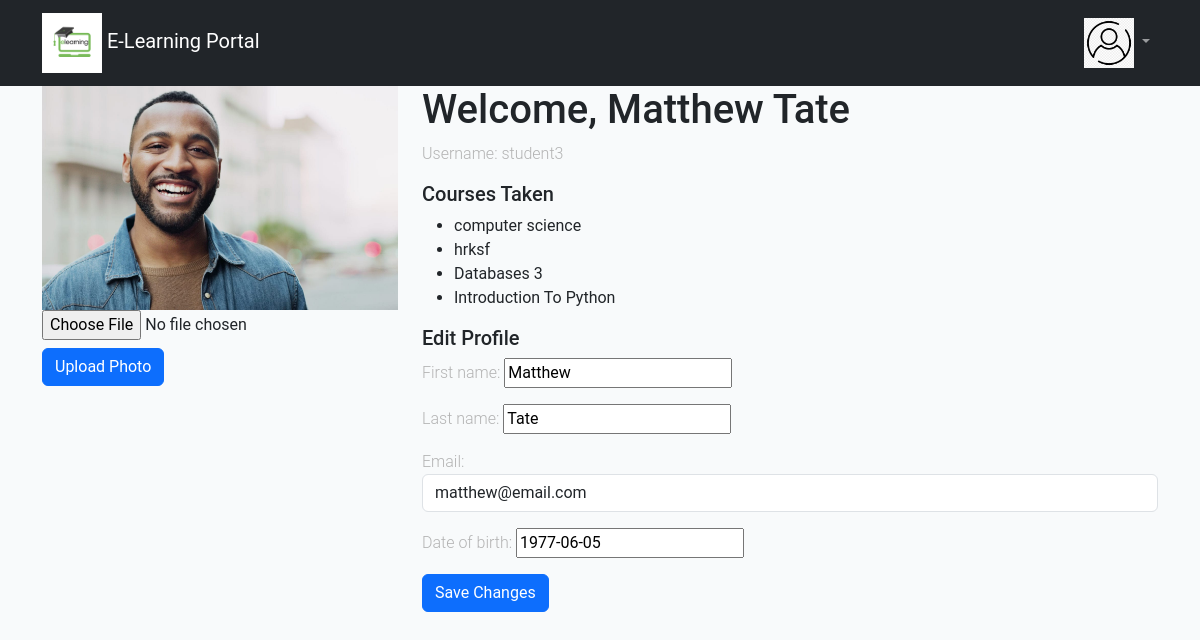
The app's page /profile/ (signed in) with its own data.
### elearn/models.py (models this page shows, shortened)
class Student(models.Model):
    user = models.OneToOneField(User, on_delete=models.CASCADE, related_name='student')
    first_name = models.CharField(max_length = 50)
    last_name = models.CharField(max_length = 50)
    courses_taken = models.ManyToManyField(Course, related_name='students')
    profile_photo=models.ImageField(upload_to='profile_photo/',blank=True, null=True)
    date_of_birth = models.DateField(blank=True, null=True)

class User(AbstractUser):
    is_admin= models.BooleanField('Is admin', default=False)
    is_teacher = models.BooleanField('Is teacher', default=False)
    is_student = models.BooleanField('Is student', default=False)

class Course(models.Model):
    name = models.CharField(max_length=100)
    description = models.TextField(default="Description of Course")

### elearn/views.py (the view)
# urls.py: path('profile/', views.profile, name='profile'),
def profile(request):
    user = request.user
    if user.is_authenticated:
        if hasattr(user, 'teacher'):
            user_type = 'teacher'
            profile_info = user.teacher
            profile_photo = profile_info.profile_photo
            courses = profile_info.courses_taught.all()
            form_class = TeacherProfileForm
        elif hasattr(user, 'student'):
            user_type = 'student'
            profile_info = user.student
            profile_photo = profile_info.profile_photo
            courses = profile_info.courses_taken.all()
            form_class = StudentProfileForm
        else:
            user_type = None
            profile_info = None
            profile_photo = None
            courses = None
            form_class = None
        if request.method == 'POST':
            if 'photo_upload' in request.POST:
                if 'profile_photo' in request.FILES:
                    profile_info.profile_photo = request.FILES['profile_photo']
                    profile_info.save()
            else:
                form = form_class(request.POST, instance=profile_info)
                if form.is_valid():
                    form.save()
            return redirect('profile')
        else:
            form = form_class(instance=profile_info)
        return render(request, 'elearn/profile.html', {
            'user_type': user_type,
            'profile_info': profile_info,
            'profile_photo': profile_photo,
            'courses': courses,
            'form': form
            })
    else:
        return render(request, 'elearn/error.html', {'message': 'You must be logged in as a teacher to access this page.'})

### elearn/forms.py (shortened to what this page needs)
class StudentProfileForm(forms.ModelForm):
    email = forms.EmailField(
            widget=forms.EmailInput(
                attrs={'class': 'form-control'
                    }
                    )
                )
    class Meta:
        model = Student
        fields = ['first_name', 'last_name', 'email', 'date_of_birth']
    def __init__(self, *args, **kwargs):
        super().__init__(*args, **kwargs)
        if self.instance.user.email:
            self.fields['email'].initial = self.instance.user.email  # Populate email field with existing email in users

### elearn/templates/elearn/profile.html (shortened to what this page needs)
{% extends './base.html' %}
{% load static %}
{% block content %}
<div class="container">
    <div class="row">
        <div class="col-md-4">
            {% if profile_info.profile_photo %}
            <img src="{{ profile_photo.url }}" alt="Profile Photo" class="img-fluid profile-image">
            {% else %}
            <img src="{% static 'images/default_profile_photo.png' %}" alt="Default Profile Photo"
                class="img-fluid profile-image">
            {% endif %}
            <form method="post" enctype="multipart/form-data">
                <input type="file" name="profile_photo">
                <button type="submit" class="btn btn-primary mt-2">Upload Photo</button>
            </form>
        </div>
        <div class="col-md-8">
            {% if user_type %}
            <h1>Welcome, {{ profile_info.first_name }} {{ profile_info.last_name }}</h1>
            <div class="user-info">
                <p>Username: {{ profile_info.user.username }}</p>
            </div>
            <h2>
                {% if user_type == 'teacher' %}
                Courses Taught
                {% else %}
                Courses Taken
                {% endif %}
            </h2>
            <ul class="course-list">
                {% for course in courses %}
                <li class="course-item">{{ course.name }}</li>
                {% endfor %}
            </ul>
            <h2>Edit Profile</h2>
            <form method="post" class="profile-form">
                {{ form.as_p }}
                <button type="submit" class="btn btn-primary">Save Changes</button>
            </form>
            {% else %}
            <p>No profile information available.</p>
            {% endif %}
        </div>
    </div>
</div>
{% endblock %}

### elearn/static/css/style.css (style rules this page uses)
body { font-family: "Roboto", sans-serif; background-color: #f8fafb; }
p { color: #b3b3b3; font-weight: 300; }
h1, h2, h3, h4, h5, h6, .h1, .h2, .h3, .h4, .h5, .h6 { font-family: "Roboto", sans-serif; }
h2 { font-size: 20px; }
.profile-image { width: 500px; height: auto; }

### records on screen
Student: first_name "Matthew", last_name "Tate", user.username "student3", date_of_birth "1977-06-05"
Course: name "computer science"
Course: name "hrksf"
Course: name "Databases 3"
Course: name "Introduction To Python"
User: email "matthew@email.com"
